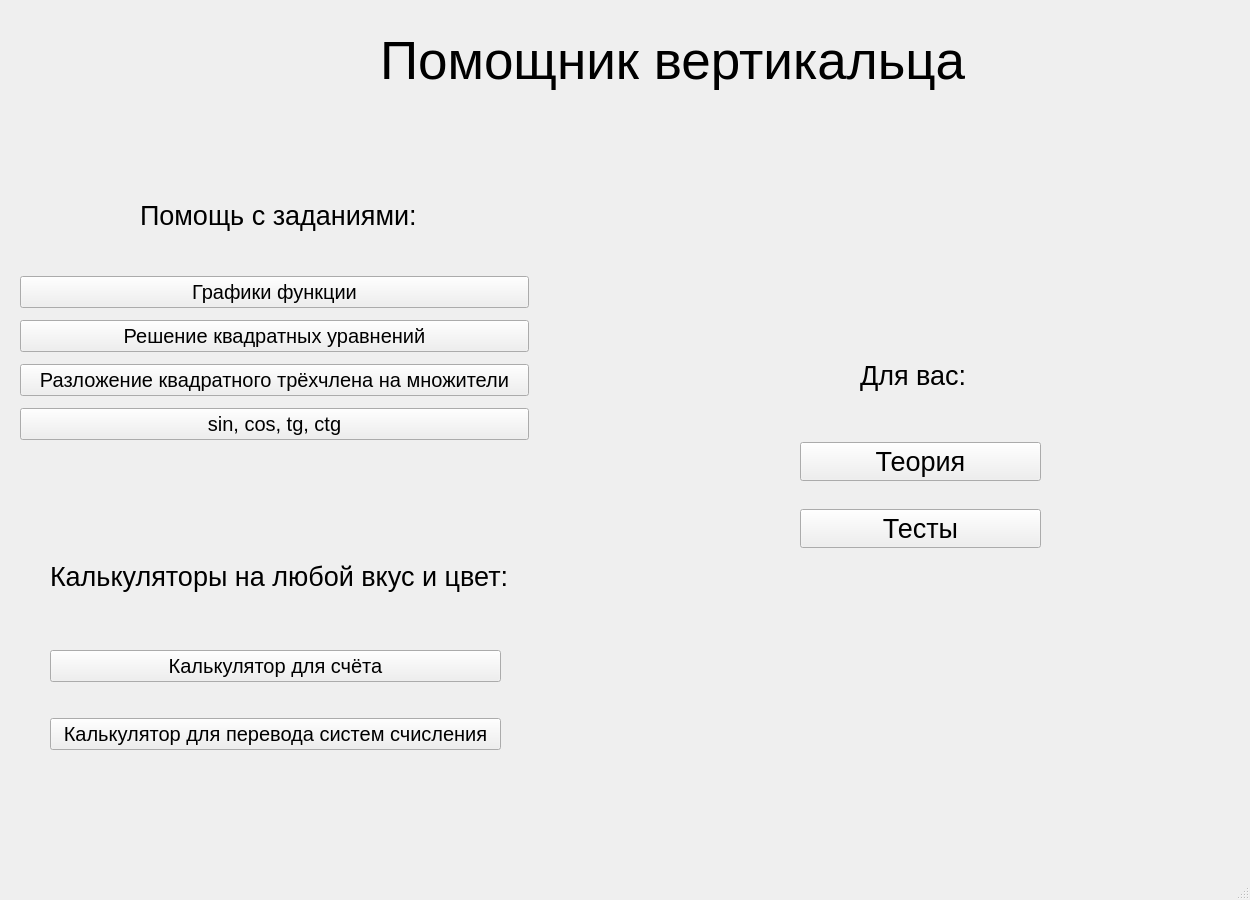
<?xml version="1.0" encoding="UTF-8"?>
<ui version="4.0">
 <class>MainWindow</class>
 <widget class="QMainWindow" name="MainWindow">
  <property name="geometry">
   <rect>
    <x>0</x>
    <y>0</y>
    <width>1250</width>
    <height>900</height>
   </rect>
  </property>
  <property name="windowTitle">
   <string>MainWindow</string>
  </property>
  <widget class="QWidget" name="centralwidget">
   <widget class="QLabel" name="label">
    <property name="geometry">
     <rect>
      <x>380</x>
      <y>30</y>
      <width>591</width>
      <height>61</height>
     </rect>
    </property>
    <property name="font">
     <font>
      <pointsize>40</pointsize>
     </font>
    </property>
    <property name="text">
     <string>Помощник вертикальца</string>
    </property>
   </widget>
   <widget class="QWidget" name="layoutWidget">
    <property name="geometry">
     <rect>
      <x>20</x>
      <y>270</y>
      <width>509</width>
      <height>179</height>
     </rect>
    </property>
    <layout class="QVBoxLayout" name="verticalLayout">
     <item>
      <widget class="QPushButton" name="pushButton">
       <property name="font">
        <font>
         <pointsize>15</pointsize>
        </font>
       </property>
       <property name="text">
        <string>Графики функции</string>
       </property>
      </widget>
     </item>
     <item>
      <widget class="QPushButton" name="pushButton_2">
       <property name="font">
        <font>
         <pointsize>15</pointsize>
        </font>
       </property>
       <property name="text">
        <string>Решение квадратных уравнений</string>
       </property>
      </widget>
     </item>
     <item>
      <widget class="QPushButton" name="pushButton_3">
       <property name="font">
        <font>
         <pointsize>15</pointsize>
        </font>
       </property>
       <property name="text">
        <string>Разложение квадратного трёхчлена на множители</string>
       </property>
      </widget>
     </item>
     <item>
      <widget class="QPushButton" name="pushButton_4">
       <property name="font">
        <font>
         <pointsize>15</pointsize>
        </font>
       </property>
       <property name="text">
        <string>sin, cos, tg, ctg</string>
       </property>
      </widget>
     </item>
    </layout>
   </widget>
   <widget class="QWidget" name="layoutWidget">
    <property name="geometry">
     <rect>
      <x>50</x>
      <y>620</y>
      <width>451</width>
      <height>161</height>
     </rect>
    </property>
    <layout class="QVBoxLayout" name="verticalLayout_2">
     <item>
      <widget class="QPushButton" name="pushButton_5">
       <property name="font">
        <font>
         <pointsize>15</pointsize>
        </font>
       </property>
       <property name="text">
        <string>Калькулятор для счёта</string>
       </property>
      </widget>
     </item>
     <item>
      <widget class="QPushButton" name="pushButton_6">
       <property name="font">
        <font>
         <pointsize>15</pointsize>
        </font>
       </property>
       <property name="text">
        <string>Калькулятор для перевода систем счисления</string>
       </property>
      </widget>
     </item>
    </layout>
   </widget>
   <widget class="QWidget" name="layoutWidget">
    <property name="geometry">
     <rect>
      <x>800</x>
      <y>420</y>
      <width>241</width>
      <height>151</height>
     </rect>
    </property>
    <layout class="QVBoxLayout" name="verticalLayout_3">
     <item>
      <widget class="QPushButton" name="pushButton_7">
       <property name="font">
        <font>
         <pointsize>20</pointsize>
        </font>
       </property>
       <property name="text">
        <string>Теория</string>
       </property>
      </widget>
     </item>
     <item>
      <widget class="QPushButton" name="pushButton_8">
       <property name="font">
        <font>
         <pointsize>20</pointsize>
        </font>
       </property>
       <property name="text">
        <string>Тесты</string>
       </property>
      </widget>
     </item>
    </layout>
   </widget>
   <widget class="QLabel" name="label_2">
    <property name="geometry">
     <rect>
      <x>140</x>
      <y>190</y>
      <width>281</width>
      <height>51</height>
     </rect>
    </property>
    <property name="font">
     <font>
      <pointsize>20</pointsize>
     </font>
    </property>
    <property name="text">
     <string>Помощь с заданиями:</string>
    </property>
   </widget>
   <widget class="QLabel" name="label_3">
    <property name="geometry">
     <rect>
      <x>50</x>
      <y>560</y>
      <width>481</width>
      <height>33</height>
     </rect>
    </property>
    <property name="font">
     <font>
      <pointsize>20</pointsize>
     </font>
    </property>
    <property name="text">
     <string>Калькуляторы на любой вкус и цвет:</string>
    </property>
   </widget>
   <widget class="QLabel" name="label_4">
    <property name="geometry">
     <rect>
      <x>860</x>
      <y>350</y>
      <width>221</width>
      <height>51</height>
     </rect>
    </property>
    <property name="font">
     <font>
      <pointsize>20</pointsize>
     </font>
    </property>
    <property name="text">
     <string>Для вас:</string>
    </property>
   </widget>
  </widget>
  <widget class="QMenuBar" name="menubar">
   <property name="geometry">
    <rect>
     <x>0</x>
     <y>0</y>
     <width>1250</width>
     <height>21</height>
    </rect>
   </property>
  </widget>
  <widget class="QStatusBar" name="statusbar"/>
 </widget>
 <resources/>
 <connections/>
</ui>
